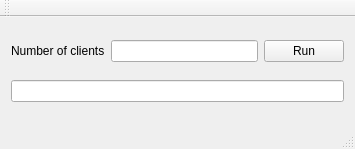
<?xml version="1.0" encoding="UTF-8"?>
<ui version="4.0">
 <class>MainWindow</class>
 <widget class="QMainWindow" name="MainWindow">
  <property name="geometry">
   <rect>
    <x>0</x>
    <y>0</y>
    <width>355</width>
    <height>149</height>
   </rect>
  </property>
  <property name="windowTitle">
   <string>MainWindow</string>
  </property>
  <widget class="QWidget" name="centralWidget">
   <layout class="QVBoxLayout" name="verticalLayout">
    <item>
     <layout class="QHBoxLayout" name="horizontalLayout">
      <item>
       <widget class="QLabel" name="label">
        <property name="text">
         <string>Number of clients</string>
        </property>
       </widget>
      </item>
      <item>
       <widget class="QLineEdit" name="txtNumberClients"/>
      </item>
      <item>
       <widget class="QPushButton" name="pushButton">
        <property name="text">
         <string>Run</string>
        </property>
       </widget>
      </item>
     </layout>
    </item>
    <item>
     <widget class="QLineEdit" name="txtResult"/>
    </item>
   </layout>
  </widget>
  <widget class="QMenuBar" name="menuBar">
   <property name="geometry">
    <rect>
     <x>0</x>
     <y>0</y>
     <width>355</width>
     <height>25</height>
    </rect>
   </property>
  </widget>
  <widget class="QToolBar" name="mainToolBar">
   <attribute name="toolBarArea">
    <enum>TopToolBarArea</enum>
   </attribute>
   <attribute name="toolBarBreak">
    <bool>false</bool>
   </attribute>
  </widget>
  <widget class="QStatusBar" name="statusBar"/>
 </widget>
 <layoutdefault spacing="6" margin="11"/>
 <resources/>
 <connections/>
</ui>
